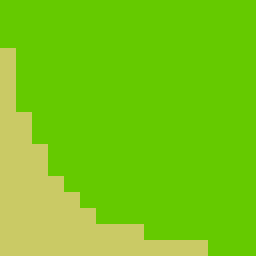

The image is a tile-based game level rendered from a .tmx file. Its description and complete source (layers, tilesets, objects, tile grids) follow:
An orthogonal 16x16 tile map with 16x16 px tiles, 1 tile layer (background) and 4 objects (4x zone).

<map version="1.4" tiledversion="1.4.3" orientation="orthogonal" renderorder="right-down" width="16" height="16" tilewidth="16" tileheight="16" infinite="0" backgroundcolor="#000000" nextlayerid="3" nextobjectid="5">
 <properties>
  <property name="tileset" type="int" value="0" />
 </properties>
 <tileset firstgid="1" source="../pix/overworld_a_gbc.tsx" />
 <layer id="1" name="background" width="16" height="16">
  <data encoding="csv">
1,1,1,1,1,1,1,1,1,1,1,1,1,1,1,1,
1,1,1,1,1,1,1,1,1,1,1,1,1,1,1,1,
1,1,1,1,1,1,1,1,1,1,1,1,1,1,1,1,
7,1,1,1,1,1,1,1,1,1,1,1,1,1,1,1,
7,1,1,1,1,1,1,1,1,1,1,1,1,1,1,1,
7,1,1,1,1,1,1,1,1,1,1,1,1,1,1,1,
7,1,1,1,1,1,1,1,1,1,1,1,1,1,1,1,
7,7,1,1,1,1,1,1,1,1,1,1,1,1,1,1,
7,7,1,1,1,1,1,1,1,1,1,1,1,1,1,1,
7,7,7,1,1,1,1,1,1,1,1,1,1,1,1,1,
7,7,7,1,1,1,1,1,1,1,1,1,1,1,1,1,
7,7,7,7,1,1,1,1,1,1,1,1,1,1,1,1,
7,7,7,7,7,1,1,1,1,1,1,1,1,1,1,1,
7,7,7,7,7,7,1,1,1,1,1,1,1,1,1,1,
7,7,7,7,7,7,7,7,7,1,1,1,1,1,1,1,
7,7,7,7,7,7,7,7,7,7,7,7,7,1,1,1
</data>
 </layer>
 <objectgroup id="2" name="zones">
  <object id="1" name="zone 1" type="zone" x="0" y="0" width="128" height="128">
   <properties>
    <property name="id" type="int" value="0" />
   </properties>
  </object>
  <object id="2" name="zone 2" type="zone" x="128" y="0" width="128" height="128">
   <properties>
    <property name="id" type="int" value="0" />
   </properties>
  </object>
  <object id="3" name="zone 3" type="zone" x="0" y="128" width="128" height="128">
   <properties>
    <property name="id" type="int" value="0" />
   </properties>
  </object>
  <object id="4" name="zone 4" type="zone" x="128" y="128" width="128" height="128">
   <properties>
    <property name="id" type="int" value="0" />
   </properties>
  </object>
 </objectgroup>
</map>
